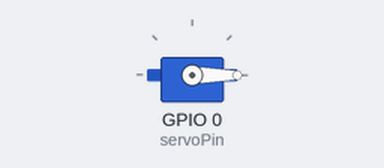
Bench run of a sketch on a simulated ESP32. On the bench: servo.

Above: at 0.05 s.
At 4.0 s:
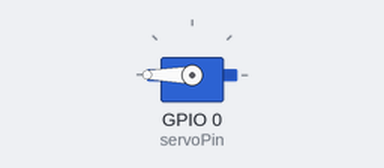
Timing chart, 0 to 5.2 s (numbered marks = the images above):
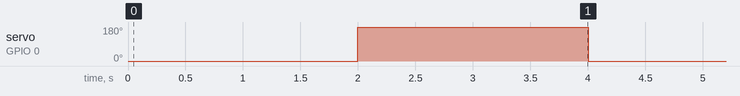

Measured:
- by itself, servo on GPIO 0 (servoPin): alternates 180° for 2.0 s and 0° for 2.0 s

The sketch:

servocontrol.ino
```cpp
#include <ESP32Servo.h>

Servo myServo;

const int servoPin = 0; // change accordingly

void setup() {
  myServo.attach(servoPin);
}

void loop() {
  myServo.write(0);
  delay(2000);

  myServo.write(185);
  delay(2000);
}
```
